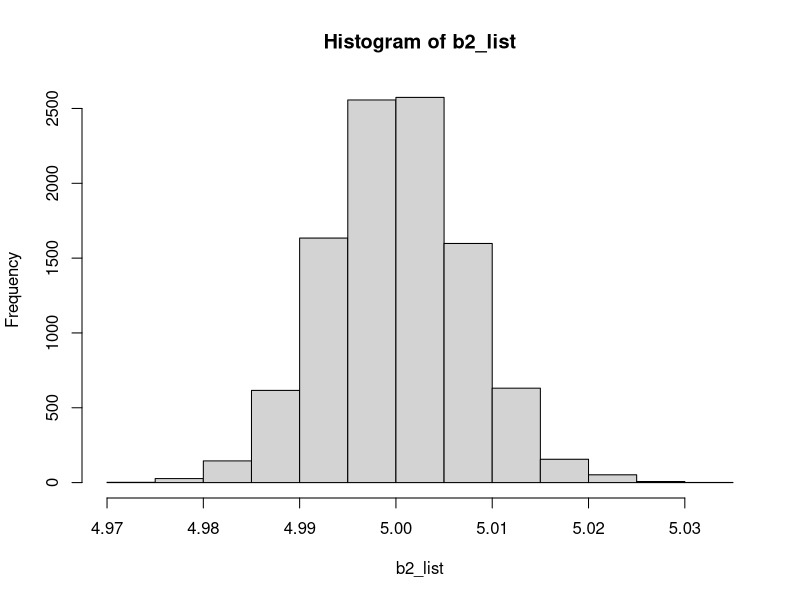

Recreate this plot in R.

## write simulation code to validate the orthogonal optimization

## Set up true regression model -----
## y = b1*x1 + b2*x2 + epsilon
## epsilon ~ N(0, sigma)
set.seed(2021)
library(mvtnorm)
n = 100
b1 = 2
b2 = 5
sigma = 0.1

n.sim = 10000
b2_list = c()
b2_multi = c()
for ( i in 1:n.sim){
  X = rmvnorm(n, mean=c(0.5,1.5), sigma=matrix(c(1,0.5,0.5,1), ncol = 2))
  x1 = X[,1]
  x2 = X[,2]
  epsilon = rnorm(n, 0, sd=sigma)
  
  y = b1*x1 + b2*x2 + epsilon
  ## Obtain b2 via orthogonal optimization-----
  ### 1. regress y ~ x1 -----
  ## exclude components explained by x1 from y
  fit1 <- lm(y ~ x1-1)
  e_yx1 <- fit1$residuals
  
  ### 2. regress x2 ~ x1 -----
  ## exclude components explained by x1 from x2
  fit2 <- lm(x2 ~ x1-1)
  e_x2x1 <- fit2$residuals
  
  ### 3. regress e_yx1 ~ e_x2x1 -----
  fit3 <- lm(e_yx1 ~ e_x2x1-1)
  b2_est <- summary(fit3)$coefficients[1,1]
  b2_list <- c(b2_list,b2_est)
  
}


## estimated b2 is quite close to the true b2:
hist(b2_list)
mean(b2_list) # 5.00008

## averaged biasness of estimated b2 is almost 0:
mean(b2_list-b2) ## 7.954301e-05

## RMSE of estimated b2 is:
sqrt(mean((b2_list-b2)^2)) # 0.007




